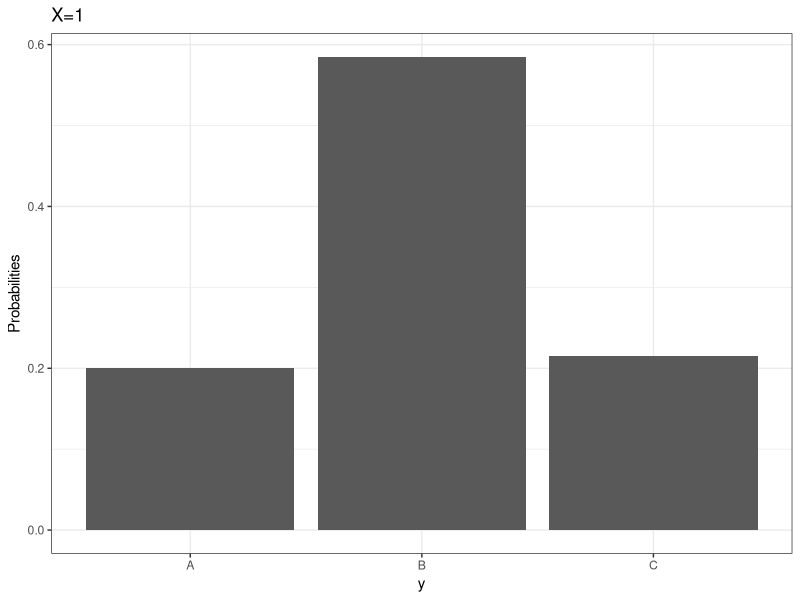
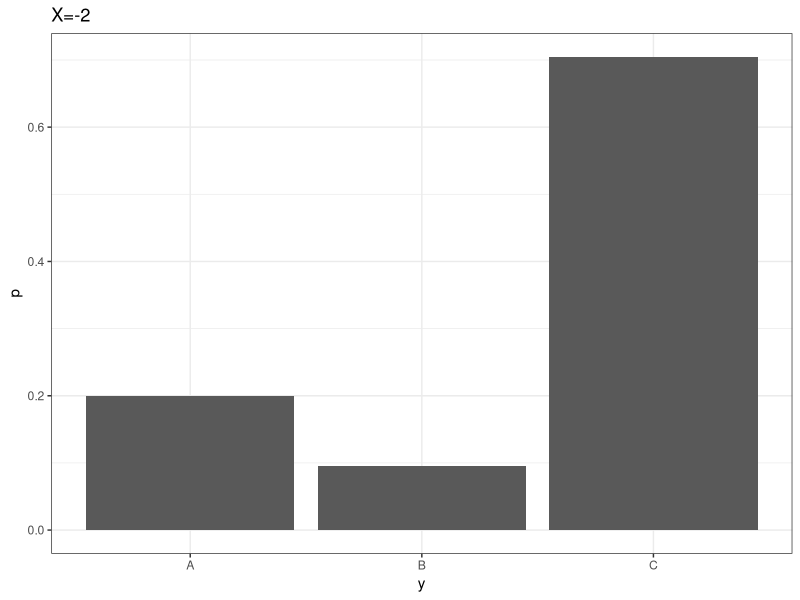

Write R code to recreate these figures, in order.
###################
#lecture 1
#Xiaomeng Wei(Rio)
#39254420
###################

#Oracle regression
library(tidyverse)
genreg <- function(n){
  x1 <- rnorm(n)
  x2 <- rnorm(n)
  eps <- rnorm(n)
  y <- 5-x1+2*x2+eps #ep is the constant in the regression model
  tibble(x1=x1, x2=x2, y=y)
}

#1. generate data
genreg(10)

dat <- genreg(1000)
dat


#2. For now, ignore the Y values. Use the means from the distributions listed above to predict Y under four circumstances:
#Using both the values of X1 and X2.
#Using only the values of X1.
#Using only the values of X2.
#Using neither the values of X1 nor X2. (Your predictions in this case will be the same every time – what is that number?)

dat <-mutate(dat,
       yhat = 0,
       yhat1= 5-x1,
       yhat2=5+2*x2,
       yhat12=5-x1+2*x2)
dat

#3. Now use the actual outcomes of Y to calculate the mean squared error (MSE) for each of the four situations.
#Try re-running the simulation with a new batch of data. Do your MSE’s change much? If so, choose a larger sample so that these numbers are more stable.
(mse <- mean((dat$yhat-dat$y)^2))
(mse1 <- mean((dat$yhat1-dat$y)^2))
(mse2 <- mean((dat$yhat2-dat$y)^2))
(mse3 <- mean((dat$yhat12-dat$y)^2))

table<-cbind(mse,mse1,mse2,mse3)
table

########################
#Oracle classification
#######################
#1
#x=1
pA1 <- 0.2
pA1

pB1 <- 0.8/(1+exp(-1))
pB1 

pC1 <-1-pB1-pA1
pC1

table2 <- cbind(pA1, pB1, pC1)
table2
#if x>0.classicication B because B is the mode
ggplot(tibble(p=c(pA1,pB1,pC1), y=LETTERS[1:3]), aes(y, p)) +
  geom_col() +
  theme_bw() +
  labs(y="Probabilities", title="X=1")

#x=-2
pA2 <- 0.2
pA2

pB2<- 0.8/(1+exp(2))
pB2

pC2 <-1-pB2-pA2
pC2
table3 <- cbind(pA2, pB2, pC2)
table3
#if x<0,classification c
ggplot(tibble(p=c(pA2,pB2,pC2), y=LETTERS[1:3]), aes(y, p)) +
  geom_col() +
  theme_bw() +
  labs("Probabilities", title="X=-2")

#2
#if x>0.classicication B because B is the mode
#if x<0,classification c
gencla <- function(n) {
  x <- rnorm(n) 
  pB <- 0.8/(1+exp(-x))
  y <- map_chr(pB, function(x) 
    sample(LETTERS[1:3], size=1, replace=TRUE,
           prob=c(0.2, x, 1-x)))
  tibble(x=x, y=y)
}

#3
dat2<-gencla(1000)

#4
dat2$yhat <- if_else(dat2$x<0, "C", "B")



#5
1-mean(dat2$yhat == dat2$y)


